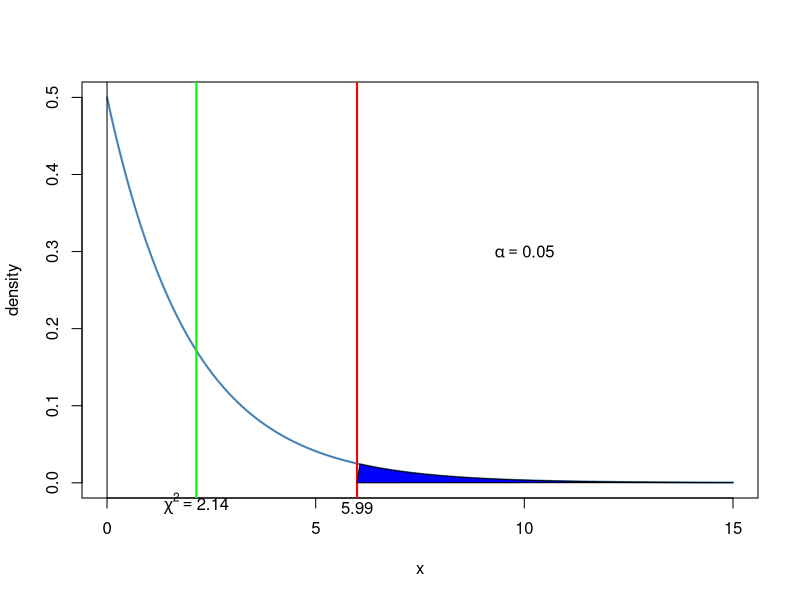

This chart was generated by the following R code:
#apge no: 476-477
library(GetoptLong)
coin<-data.frame(no_coin=c(0,1,2),
                    E=c(25,50,25),
                     O=c(20,57,23))
coin$OE=coin$O-coin$E
coin$OEsq=coin$OE^2
coin$OE2=coin$OEsq/coin$E
View(coin)
no=nrow(coin)
t_stat=sum(coin$OE2)
chisquare=t_stat
df=no-1
print(paste("df =",df))
print(paste("chi square =",chisquare))
alpha=0.05
t_critical=qchisq(1-alpha,df=no-1)
if(t_stat<=t_critical)
{
  print("Accept H0")
}else
{
  print("Reject H0")
}
x<-seq(0,15,length=100)
curve(dchisq(x,df=df),from=0,to=15,n=10000,
      ylab="density",
      lwd=2,
      col='steelblue')
y<-dchisq(x,df=df)
abline(v=0)
abline(v=t_critical,lwd=2,col='red')
abline(v=t_stat,lwd=2,col='green')
polygon(c(x[x>=t_critical],t_critical ),c(y[x>=t_critical],0),col="blue")
text(10,0.3,expression(alpha ==0.05))
mtext((expression(chi^2==2.14)),side=1,at=t_stat,cex=1)
mtext(round(t_critical,2),side=1,at=t_critical,cex=1)
